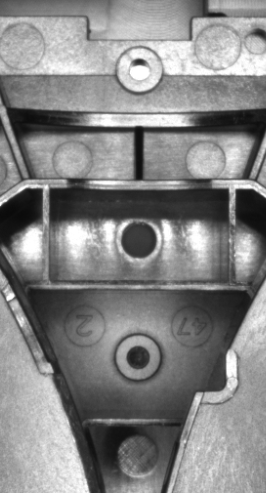
#> input picture opencv-python/pic/3-sub.png, 266 x 493 px
$ python '4.9轮廓属性2.py'
#> lines starting #> are read from the running program, lines starting #| are printed output that depends on the picture; after the words box and inside, x2 and y2 are one past the last pixel; in counts of white or black regions, pixels touching at a corner belong together; long printed decimals are rounded
import cv2 as cv
import numpy as np
import math
from matplotlib import pyplot as plt

#本部分包含：
# 【长宽比】轮廓边界矩形的宽度与高度之比
# 【范围】轮廓区域与边界矩形区域的比值（面积）
# 【坚实度】 轮廓区域面积/轮廓凸包面积
# 【等效直径】 与轮廓面积相同的圆的直径 equi_diameter = np.sqrt(4*area/np.pi)
# 【取向】物体指向的角度，例如拟合椭圆找出长轴与短轴长度？？？
# 【凸性缺陷】
# 【点到轮廓的最短距离】
# 【形状匹配】

# 【构建轮廓点的腌膜图像】--查找轮廓点后，返回的是轮廓的坐标，我们可以根据坐标构建腌膜图像(0和255的二值图)，来利用腌膜进行一些操作
img_src = cv.imread('./pic/3-sub.png', 0)
#> img_src is the input picture: shape (493, 266); min 10, max 255, mean 132
img = cv.GaussianBlur(img_src, (3,3), 1)
ret, img = cv.threshold(img, 200, 255, cv.THRESH_BINARY)
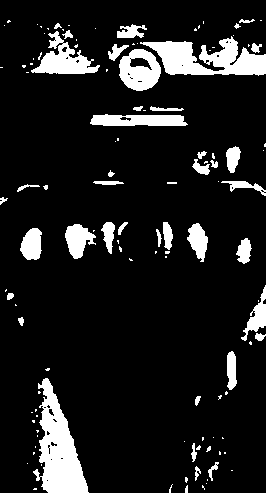
#> img: shape (493, 266); 11.6% white; 119 white regions (77 under 20 px)
contours, hierachy = cv.findContours(img, cv.RETR_TREE, cv.CHAIN_APPROX_SIMPLE)
#> contours = 149 contours, 108 with area under 20; largest, box (x1, y1, x2, y2) and area: (33, 378, 89, 493) 3103, (140, 36, 266, 76) 2562, (119, 49, 161, 91) 1288, (31, 31, 100, 74) 1158, (90, 114, 188, 126) 894
img_mask = np.zeros(img.shape, np.uint8) #全黑
cv.drawContours(img_mask, contours, 67, 255, -1) #绘制轮廓并填充轮廓内部白色，这就是腌膜图像
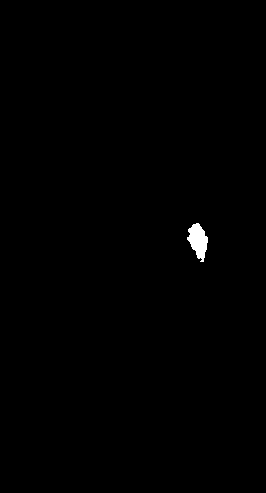
#> img_mask: shape (493, 266); 0.38% white; 1 white region, box (x1, y1, x2, y2) and area: (187, 223, 208, 262) 494
cv.imshow('img_mask', img_mask)

# 【利用腌膜-像素点】轮廓坐标
pixelpts = cv.findNonZero(img_mask)
#> pixelpts = contour of 494 points, box (x1, y1, x2, y2) (187, 223, 208, 262), area 50

# 【利用腌膜-查找原轮廓区域内的最大最小像素点】
min_val, max_val, min_loc, max_loc = cv.minMaxLoc(img_src, mask=img_mask)
#> min_val = 193; max_val = 255; min_loc = (190, 234); max_loc = (197, 226)

# 【利用腌膜-计算轮廓区域内的平均颜色强度】
mean_val = cv.mean(img_src, mask=img_mask)
#> mean_val = (232.6, 0, 0, 0)

# 【极端点】？？

# 【凸性缺陷convexity defects】-https://blog.csdn.net/sufangqi123/article/details/47664021
# convexity defects如链接中所述，凸性缺陷指的是手边缘外和凸轮廓之间的部分，有四个特征量：起始点、结束点、距离凸包(convexity hull)最远的点以及到最远点的近似距离
# cpp返回值是vector<vector<Vec4i>>，python返回的是三维矩阵(实际是二维)
hull = cv.convexHull(contours[67], returnPoints=False) # 返回在轮廓中的索引
#> hull = [51, 50, 46, 42, 41, 39, 33, 32, 27, 15, 14, 7, 2, 0]
defects = cv.convexityDefects(contours[67], hull)
#> defects = [[0, 2, 1, 162], [2, 7, 4, 181], [7, 14, 10, 667], [15, 27, 24, 522], [27, 32, 31, 717], [33, 39, 36, 310], [39, 41, 40, 217], [42, 46, 45, 458], [46, 50, 47, 179]]
print(defects)
#| [[[  0   2   1 162]]
#|  [[  2   7   4 181]]
#|  [[  7  14  10 667]]
#|  [[ 15  27  24 522]]
#|  [[ 27  32  31 717]]
#|  [[ 33  39  36 310]]
#|  [[ 39  41  40 217]]
#|  [[ 42  46  45 458]]
#|  [[ 46  50  47 179]]]

#【图像中某个点到轮廓的最短距离】它返回的距离，点在轮廓线外时为负，点在轮廓线内时为正，点在轮廓线上时为零
# 函数第二个参数：某个点
# 函数第三个参数：measureDist。如果它是真的，它会找到有符号的距离。如果为假，则查找该点是在轮廓线内部还是外部(分别返回+1、-1和0)
dist = cv.pointPolygonTest(contours[67], (0,0), True)
#> dist = -295.7
print(dist)
#| -295.677

# 【形状匹配】--能够比较两个形状或两个轮廓，是根据Hu矩的数值计算出来的，并返回一个显示相似性的度量
# 返回的度量越低匹配越好，因为是通过Hu矩匹配的，Hu矩具有旋转、平移、缩放的七个矩，因此图形发生旋转缩放等也可以匹配出来
# 【使用】由Hu矩组成的特征量对图片进行识别，优点就是速度很快，缺点是识别率比较低。因此Hu不变矩一般用来识别图像中大的物体，对于物体的形状描述得比较好，图像的纹理特征不能太复杂。
# ret = cv.matchShapes(cnt1,cnt2,1,0.0) 参数一和二为轮廓数据，参数三是使用的方法，默认即可，参数四默认0即可
# 例子步骤：
# 1.在模板图像中二值化后找到轮廓
# 2.轮廓拟合圆，找到轮廓面积等效直径和圆直径在误差范围内的轮廓，作为模板轮廓
# 3.在目标图像中二值化，查找轮廓，进行拼配，找到最小的那个轮廓画出来
# 略 TODO
# img_template = img_src[1063:1127, 1639:1733]
# plt.subplot(131),plt.imshow(img_template),plt.title('img_template')
# plt.show()
# # ret, img_template = cv.threshold(img_template, 0, 255, cv.THRESH_OTSU)
# # contours, hierachy = cv.findContours(img_template, cv.RETR_TREE, cv.CHAIN_APPROX_SIMPLE)

# # img_template_contours = np.zeros(img_template.shape, np.uint8)
# # cv.drawContours()
# # plt.show()


cv.waitKey(0)
cv.destroyAllWindows()
